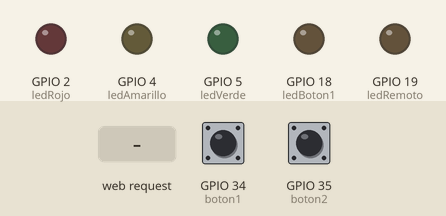
Bench run of a sketch on a simulated ESP32. Parts: output pins drawn as LEDs (lit = HIGH). The test bench sets the inputs (shaded band); at power-on: GPIO 34 (boton1) HIGH, GPIO 35 (boton2) HIGH. WiFi joins after 1.5 s; servers stay silent unless stated; what the sketch prints to the serial monitor is not drawn.

Above: at 3.2 s.
3.3 s: GPIO 34 (boton1) pulled LOW for 0.15 s
At 5.6 s:
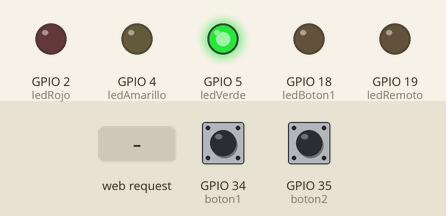
6.4 s: GPIO 35 (boton2) pulled LOW for 3.2 s
At 9.1 s:
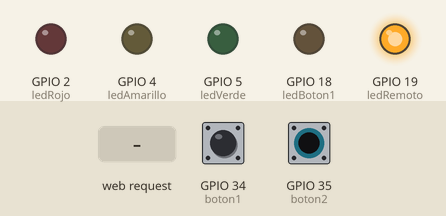
12.6 s: GPIO 34 (boton1) pulled LOW for 3.2 s
At 14.1 s:
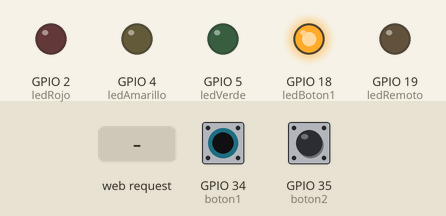
18.8 s: GPIO 35 (boton2) pulled LOW for 3.2 s
At 20.7 s:
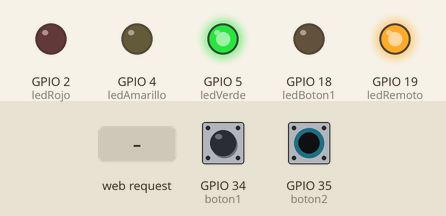
24.5 s: HTTP request GET /toggle received
Timing chart, 0 to 30.5 s (numbered marks = the images above; inputs shaded):
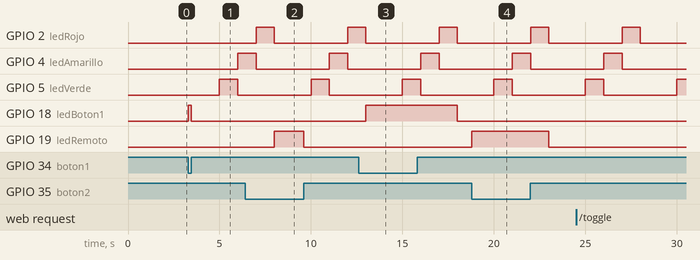

Measured:
- after the input at 3.3 s, GPIO 18 (ledBoton1): LOW → HIGH at once, → LOW 0.15 s later
- after the input at 6.4 s, GPIO 19 (ledRemoto): LOW → HIGH after 1.6 s, → LOW 1.6 s later
- after the input at 12.6 s, GPIO 18 (ledBoton1): LOW → HIGH after 0.40 s, → LOW 5.0 s later
- after the input at 18.8 s, GPIO 19 (ledRemoto): LOW → HIGH at once, → LOW 4.2 s later

The sketch:

CodArduino1.ino
```cpp
#include <WiFi.h>
#include <WebServer.h>
#include <ArduinoJson.h>

// Definición de pines para LEDs
const int ledRojo = 2;
const int ledAmarillo = 4;
const int ledVerde = 5;
const int ledBoton1 = 18;
const int ledRemoto = 19;

// Definición de pines para botones
const int boton1 = 34;
const int boton2 = 35;

bool estadoLedNuevo = false;

// Datos de la red Wi-Fi
const char* ssid = "InternetX";
const char* password = "InternetZ";

WebServer server(80);

void setup() {
  Serial.begin(115200);

  // Configuración de pines de salida para LEDs
  pinMode(ledRojo, OUTPUT);
  pinMode(ledAmarillo, OUTPUT);
  pinMode(ledVerde, OUTPUT);
  pinMode(ledBoton1, OUTPUT);
  pinMode(ledRemoto, OUTPUT);

  // Configuración de pines de entrada para botones
  pinMode(boton1, INPUT_PULLUP);
  pinMode(boton2, INPUT_PULLUP);

  digitalWrite(ledRemoto, LOW);

  conectarWiFi();

  server.on("/", handleRoot);
  server.on("/toggle", handleToggle);
  server.on("/status", handleStatus);  // Endpoint para el estado de los LEDs
  server.onNotFound(handleNotFound);

  server.begin();
}

void loop() {
  server.handleClient();
  manejarLEDs();
  manejarBotones();
}

void manejarLEDs() {
  static unsigned long lastUpdateTime = 0;
  unsigned long currentTime = millis();
  if (currentTime - lastUpdateTime > 5000) {  // Actualizar LEDs cada 5 segundos
    lastUpdateTime = currentTime;

    // Secuencia de LEDs
    digitalWrite(ledVerde, HIGH);
    delay(1000);
    digitalWrite(ledVerde, LOW);

    digitalWrite(ledAmarillo, HIGH);
    delay(1000);
    digitalWrite(ledAmarillo, LOW);

    digitalWrite(ledRojo, HIGH);
    delay(1000);
    digitalWrite(ledRojo, LOW);
  }
}

void manejarBotones() {
  if (digitalRead(boton1) == LOW) {
    digitalWrite(ledBoton1, HIGH);  // Encender LED Botón 1 cuando el botón está presionado
  } else {
    digitalWrite(ledBoton1, LOW);   // Apagar LED Botón 1 cuando el botón está liberado
  }

  if (digitalRead(boton2) == LOW) {
    digitalWrite(ledRemoto, HIGH);  // Encender LED Remoto cuando el botón está presionado
  } else {
    digitalWrite(ledRemoto, LOW);   // Apagar LED Remoto cuando el botón está liberado
  }
}

void conectarWiFi() {
  Serial.print("Conectando a ");
  Serial.println(ssid);
  WiFi.begin(ssid, password);
  unsigned long startAttemptTime = millis();
  while (WiFi.status() != WL_CONNECTED && millis() - startAttemptTime < 10000) {
    delay(1000);
    Serial.print(".");
  }

  if (WiFi.status() == WL_CONNECTED) {
    Serial.println("");
    Serial.println("WiFi conectado.");
    Serial.print("Dirección IP: ");
    Serial.println(WiFi.localIP());
  } else {
    Serial.println("");
    Serial.println("No se pudo conectar a Wi-Fi.");
  }
}

void handleRoot() {
  server.send(200, "text/plain", "ESP32 Server");
}

void handleToggle() {
  estadoLedNuevo = !estadoLedNuevo;
  digitalWrite(ledRemoto, estadoLedNuevo ? HIGH : LOW);
  server.send(200, "text/plain", estadoLedNuevo ? "LED ON" : "LED OFF");
  Serial.println(estadoLedNuevo ? "LED ON" : "LED OFF");
}

void handleStatus() {
  Serial.println("Manejando solicitud de estado");
  StaticJsonDocument<200> doc;
  doc["rojo"] = digitalRead(ledRojo) == HIGH ? "ENCENDIDO" : "APAGADO";
  doc["amarillo"] = digitalRead(ledAmarillo) == HIGH ? "ENCENDIDO" : "APAGADO";
  doc["verde"] = digitalRead(ledVerde) == HIGH ? "ENCENDIDO" : "APAGADO";
  doc["boton1"] = digitalRead(ledBoton1) == HIGH ? "ENCENDIDO" : "APAGADO";
  doc["remoto"] = estadoLedNuevo ? "ENCENDIDO" : "APAGADO";

  String response;
  serializeJson(doc, response);
  server.send(200, "application/json", response);
  Serial.println("Estado enviado: " + response);
}

void handleNotFound() {
  server.send(404, "text/plain", "Not Found");
  Serial.println("Solicitud no encontrada");
}
```
